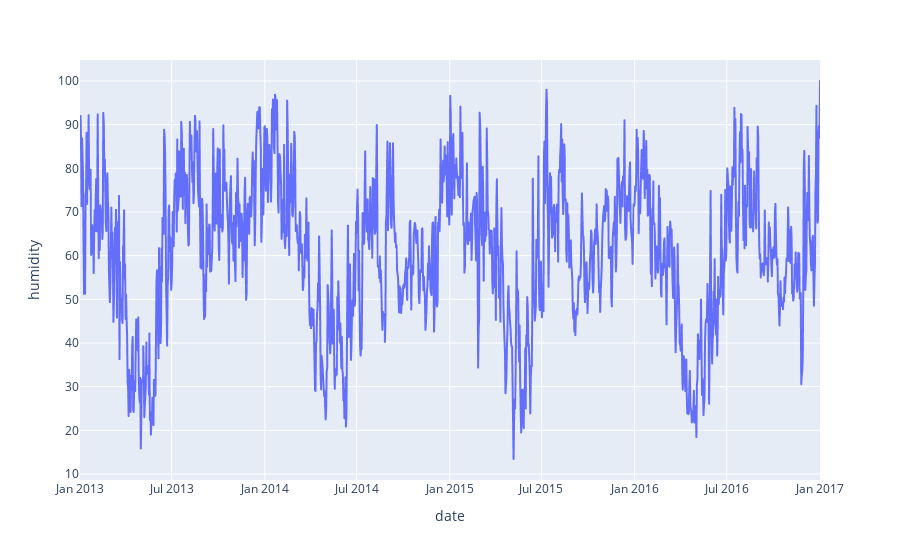

Notebook code for this chart:
### Code cell
px.line(df,x="date",y="humidity")

### Figure 1 — Plotly figure (JSON) as saved in the notebook; plotly's stock layout.template omitted (floating-point values rounded to 4 significant figures; data arrays with more than 128 entries replaced by an {"elided": "..."} marker saying what was removed)
{"data": [{"hovertemplate": "date=%{x}<br>humidity=%{y}<extra></extra>", "legendgroup": "", "line": {"color": "#636efa", "dash": "solid"}, "marker": {"symbol": "circle"}, "mode": "lines", "name": "", "showlegend": false, "type": "scattergl", "x": {"elided": "1462 str values"}, "xaxis": "x", "y": {"elided": "1462 float values"}, "yaxis": "y"}], "layout": {"legend": {"tracegroupgap": 0}, "margin": {"t": 60}, "xaxis": {"anchor": "y", "domain": [0, 1], "title": {"text": "date"}}, "yaxis": {"anchor": "x", "domain": [0, 1], "title": {"text": "humidity"}}}}
